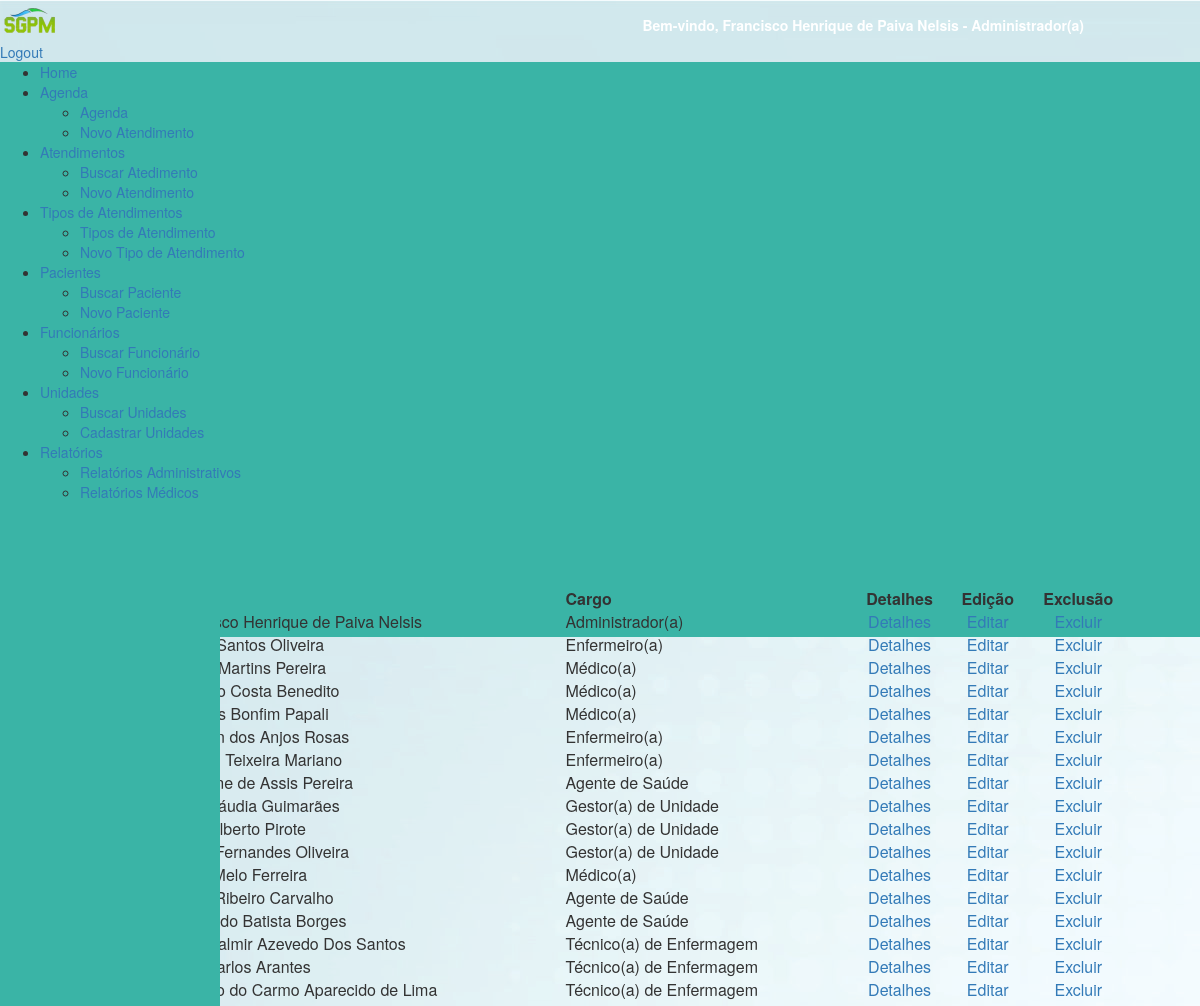
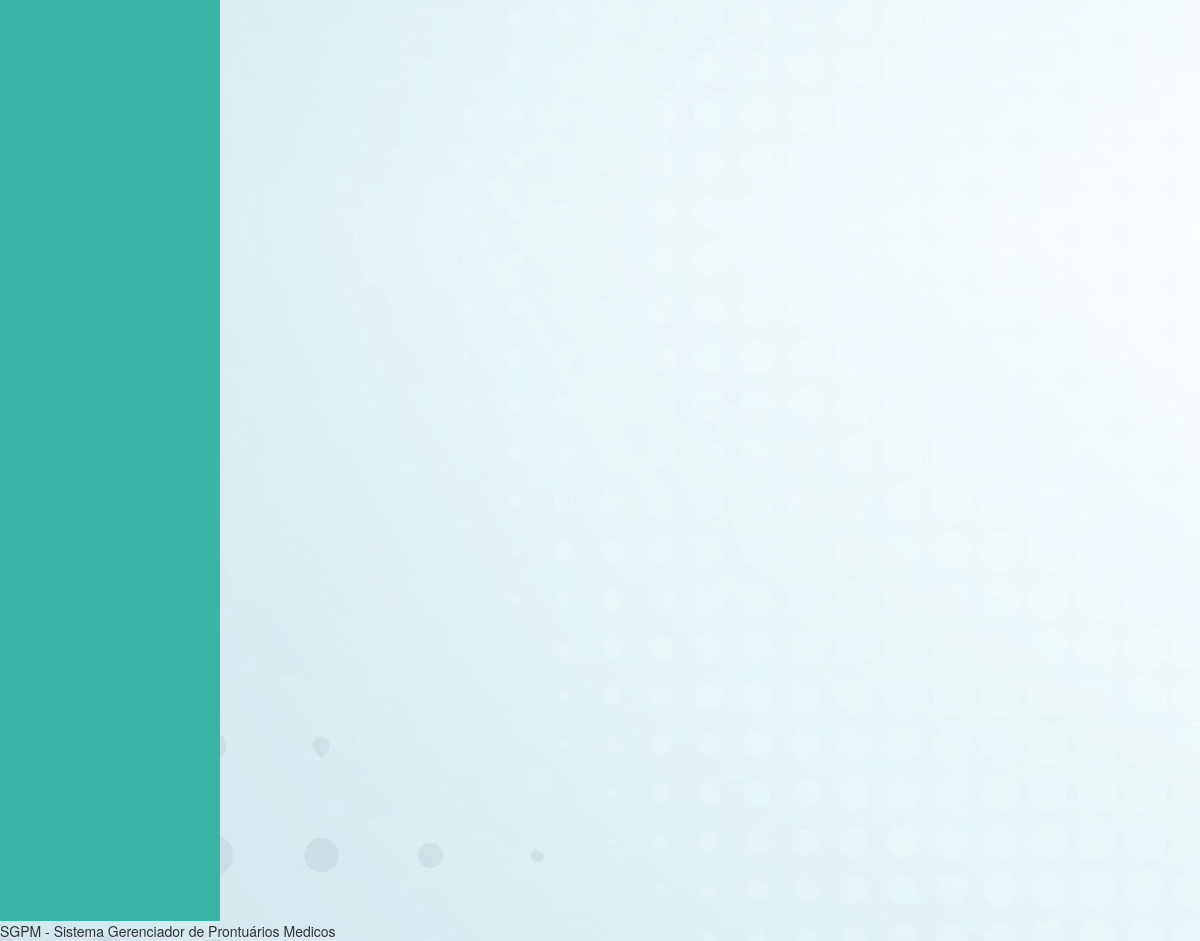
The app's page /consultarFuncionario.php (signed in) with its own data (2 pictures, top to bottom).
### tables this page shows
CREATE TABLE IF NOT EXISTS `funcionario` (
  `id_funcionario` int(4) NOT NULL auto_increment,
  `login` varchar(30) NOT NULL,
  `senha` varchar(32) NOT NULL,
  `nome_funcionario` varchar(50) NOT NULL,
  `cpf` varchar(50) NOT NULL,
  `rg` varchar(50) NOT NULL,
  `org_exp` varchar(30) NOT NULL,
  `data_nasc` date NOT NULL,
  `endereco` varchar(30) NOT NULL,
  `bairro` varchar(30) NOT NULL,
  `cep` varchar(10) NOT NULL,
  `cidade` varchar(30) NOT NULL,
  `nome_mae` varchar(30) NOT NULL,
  `nome_pai` varchar(30) NOT NULL,
  `email_pessoal` varchar(50) NOT NULL,
  `email_prof` varchar(30) NOT NULL,
  `tel_cel` varchar(50) NOT NULL,
  `tel_fixo` varchar(50) NOT NULL,
  `id_tipo_funcionario` int(15) NOT NULL,
  `id_genero` int(15) NOT NULL,
  `id_ubs` int(11) NOT NULL,
  `id_estado_civil` int(15) NOT NULL,
  `id_escolaridade` int(15) NOT NULL,
  `id_tipo_sanguineo` int(15) NOT NULL,
  `id_estado` int(15) NOT NULL,
  PRIMARY KEY  (`id_funcionario`),
  UNIQUE KEY `login` (`login`),
  UNIQUE KEY `cpf` (`cpf`),
  UNIQUE KEY `rg` (`rg`),
  KEY `id_funcionario` (`id_funcionario`),
  KEY `FK_funcionario_tipo_funcionario` (`id_tipo_funcionario`),
  KEY `FK_funcionario_genero` (`id_genero`),
  KEY `FK_funcionario_ubs` (`id_ubs`),
  KEY `FK_funcionario_estado_civil` (`id_estado_civil`),
  KEY `FK_funcionario_escolaridade` (`id_escolaridade`),
  KEY `FK_funcionario_tipo_sanguineo` (`id_tipo_sanguineo`),
  KEY `FK_funcionario_estado` (`id_estado`),
  CONSTRAINT `FK_funcionario_escolaridade` FOREIGN KEY (`id_escolaridade`) REFERENCES `escolaridade` (`id_escolaridade`) ON DELETE NO ACTION ON UPDATE NO ACTION,
  CONSTRAINT `FK_funcionario_estado` FOREIGN KEY (`id_estado`) REFERENCES `estado` (`id_estado`) ON DELETE NO ACTION ON UPDATE NO ACTION,
  CONSTRAINT `FK_funcionario_estado_civil` FOREIGN KEY (`id_estado_civil`) REFERENCES `estado_civil` (`id_estado_civil`) ON DELETE NO ACTION ON UPDATE NO ACTION,
  CONSTRAINT `FK_funcionario_genero` FOREIGN KEY (`id_genero`) REFERENCES `genero` (`id_genero`) ON DELETE NO ACTION ON UPDATE NO ACTION,
  CONSTRAINT `FK_funcionario_tipo_funcionario` FOREIGN KEY (`id_tipo_funcionario`) REFERENCES `tipo_funcionario` (`id_tipo_funcionario`) ON DELETE NO ACTION ON UPDATE NO ACTION,
  CONSTRAINT `FK_funcionario_tipo_sanguineo` FOREIGN KEY (`id_tipo_sanguineo`) REFERENCES `tipo_sanguineo` (`id_tipo_sanguineo`) ON DELETE NO ACTION ON UPDATE NO ACTION,
  CONSTRAINT `FK_funcionario_ubs` FOREIGN KEY (`id_ubs`) REFERENCES `ubs` (`id_ubs`) ON DELETE NO ACTION ON UPDATE NO ACTION
);

CREATE TABLE IF NOT EXISTS `tipo_funcionario` (
  `id_tipo_funcionario` int(11) NOT NULL auto_increment,
  `nome_tipo` varchar(100) NOT NULL,
  PRIMARY KEY  (`id_tipo_funcionario`),
  UNIQUE KEY `UQ_tipo_funcionario_id_tipo_funcionario` (`id_tipo_funcionario`)
);

### includes/funcoes_permissao.php (called while the page is built, shortened)
<?php
function verificarPermissao($permissao) {
    return array_search($permissao, $_SESSION['LOGIN']['PERMISSOES']) !== false ? true : false;
}

### consultarFuncionario.php (the view, shortened to what this page needs)
<?php include ('includes/cabecalho.php')?>
<?php include ('includes/menu.php')?>
<div class="divTudoConsultarPaciente">
	<div id="tituloPagina">Buscar Funcionário</div>
	<div id="formBuscaPaciente">
		<div class="content-dataTable"
			style="width: 80%; margin: 0 auto; margin-top: -70px; margin-right: 70px">
                <table id="pacientes" class="display" cellspacing="0"
				width="100%" content="text/html;charset=utf-8">
				<thead>
					<tr>
						<th>Nome</th>
						<th>Cargo</th>
						<?php if (verificarPermissao('FUNCIONARIO_DETALHES')): ?>
						<th><center>Detalhes</center></th>
						<?php endif; ?>
						<?php if (verificarPermissao('FUNCIONARIO_ALTERAR')): ?>
						<th><center>Edição</center></th>
						<?php endif; ?>
						<?php if (verificarPermissao('FUNCIONARIO_EXCLUIR')): ?>
						<th><center>Exclusão</center></th>
						<?php endif; ?>
					</tr>
				</thead>
				<tbody>
<?php
$con = mysqli_connect ( "localhost", "root", "", "sgpm" );
mysqli_set_charset ( $con, "utf8" );
if ($_SESSION ['LOGIN'] ['TIPO_FUNCIONARIO'] == 1) {
	$query = mysqli_query ( $con, "SELECT fun.*, tp_fun.nome_tipo FROM funcionario fun INNER JOIN tipo_funcionario tp_fun ON fun.id_tipo_funcionario = tp_fun.id_tipo_funcionario" );
} else {
	$query = mysqli_query ( $con, "SELECT fun.*, tp_fun.nome_tipo FROM funcionario fun INNER JOIN tipo_funcionario tp_fun ON fun.id_tipo_funcionario = tp_fun.id_tipo_funcionario and id_ubs = ".$_SESSION ['LOGIN'] ['UBS'] );
}
while ( $linha = mysqli_fetch_array ( $query ) ) {
	?>
             	   <tr>
						<td><?php echo $linha['nome_funcionario']; ?></td>
						<td><?php echo $linha['nome_tipo']; ?></td>
						<?php if (verificarPermissao('FUNCIONARIO_DETALHES')): ?>
						<td>
							<center>
								<a
									href="formFuncionario.php?id=<?php echo $linha['id_funcionario']; ?>&detalhes=1">Detalhes</a>
							</center>
						</td>
                        <?php endif; ?>
						<?php if (verificarPermissao('FUNCIONARIO_ALTERAR')): ?>
						<td>
							<center>
								<a
									href="formFuncionario.php?id=<?php echo $linha['id_funcionario']; ?>">Editar</a>
							</center>
						</td>
                        <?php endif; ?>
                        <?php if (verificarPermissao('FUNCIONARIO_EXCLUIR')): ?>
                        <td>
							<center>
								<a
									href="excluirFuncionario.php?id_exclusao=<?php echo $linha['id_funcionario']; ?>">Excluir</a>
							</center>
						</td>
                        <?php endif; ?>
<?php }?>
              	   </tr>
				</tbody>
			</table>
		</div>
	</div>
</div>
<?php include ('includes/menuBack.php')?>
<?php include ('includes/rodape.php')?>

### includes/cabecalho.php (shortened to what this page needs)
<?php
include ('includes/funcoes_permissao.php');
?>
<html>
<head>
<LINK href="css/bootstrap.css" rel="stylesheet" type="text/css">
<link rel="stylesheet" type="text/css" href="css/dataTables.css">
<link rel="stylesheet" type="text/css" href="css/menu.css">
<link rel="stylesheet" type="text/css" href="js/calendar/fullcalendar.css">
</head>
<body style="background-image: url(img/background_su.jpg);">
	<div class="cabecalho">
		<a href="home.php"> <img src="img/sgpm_logo2_fundoless_pequeno.png"
			class="logo"></a>
            <?php if (isset($_SESSION['LOGIN'])): ?>
                <div class="apresentacao">
			<?php if ($_SESSION ['LOGIN'] ['TIPO_FUNCIONARIO'] == 1): ?>
				<strong>Bem-vindo, <?php echo $_SESSION ['LOGIN'] ['NOME'] . " - " . $_SESSION ['LOGIN'] ['CARGO']; ?></strong>
			<?php endif; ?>
		</div>
		<div class="wrapLogoutButton">
			<a class="logoutButton" href="logout.php">Logout</a>
		</div>
            <?php endif; ?>
        </div>

### includes/menu.php (shortened to what this page needs)
<div id='cssmenu' style="height: 575px; background-color: #3ab4a6;">
	<ul>
		<li><a href='home.php'>Home</a></li>
		<li class='active'><a href='#'>Agenda</a>
			<ul>
                    <li><a href='consultarAgenda.php'>Agenda</a></li>
                    <li><a href='formAgenda.php'>Novo Atendimento</a>
			</ul></li>
<?php if (verificarPermissao('ATENDIMENTO_LISTAR') || verificarPermissao('ATENDIMENTO_INSERIR')): ?>
		<li class='active'><a href='#'>Atendimentos</a>
			<ul>
                <?php if (verificarPermissao('ATENDIMENTO_LISTAR')): ?>
                    <li><a href='consultarAtendimento.php'>Buscar
						Atedimento</a></li>
                <?php endif; ?>
                <?php if (verificarPermissao('ATENDIMENTO_INSERIR')): ?>
                    <li><a href='formAtendimento.php'>Novo Atendimento</a>
                    <?php endif; ?>
			</ul></li>
<?php endif; ?>
<?php if (verificarPermissao('TIPO_ATENDIMENTO_LISTAR') || verificarPermissao('TIPO_ATENDIMENTO_INSERIR')): ?>
		<li class='active'><a href='#'>Tipos de Atendimentos</a>
			<ul>
				<?php if (verificarPermissao('TIPO_ATENDIMENTO_LISTAR')): ?>
                  	<li><a href='consultarTipoAtendimento.php'>Tipos de
						Atendimento</a>
                 <?php endif; ?>
                 <?php if (verificarPermissao('TIPO_ATENDIMENTO_INSERIR')): ?>
				<li><a href='formTipoAtendimento.php'>Novo Tipo de Atendimento</a>
                 <?php endif; ?>
			</ul></li>
<?php endif; ?>
<?php if (verificarPermissao('PACIENTE_LISTAR') || verificarPermissao('PACIENTE_INSERIR')): ?>
		<li class='active'><a href='#'>Pacientes</a>
			<ul>
                <?php if (verificarPermissao('PACIENTE_LISTAR')): ?>
                    <li><a href='consultarPaciente.php'>Buscar Paciente</a></li>
                <?php endif; ?>
                <?php if (verificarPermissao('PACIENTE_INSERIR')): ?>
                    <li><a href='formPaciente.php'>Novo Paciente</a>
                    <?php endif; ?>
			</ul></li>
<?php endif; ?>
<?php if (verificarPermissao('FUNCIONARIO_LISTAR') || verificarPermissao('FUNCIONARIO_INSERIR')): ?>
		<li class='active'><a href='#'>Funcionários</a>
			<ul>
                <?php if (verificarPermissao('FUNCIONARIO_LISTAR')): ?>
                    <li><a href='consultarFuncionario.php'>Buscar
						Funcionário</a></li>
                <?php endif; ?>
                <?php if (verificarPermissao('FUNCIONARIO_INSERIR')): ?>
                    <li><a href='formFuncionario.php'>Novo Funcionário</a></li>
                <?php endif; ?>
            </ul></li>
<?php endif; ?>
<?php if (verificarPermissao('UBS_LISTAR') || verificarPermissao('UBS_INSERIR')): ?>
		<li class='active'><a href='#'>Unidades</a>
			<ul>
                <?php if (verificarPermissao('UBS_LISTAR')): ?>
                    <li><a href='consultarUBS.php'>Buscar Unidades</a></li>
                <?php endif; ?>
                <?php if (verificarPermissao('UBS_INSERIR')): ?>
                    <li><a href='formUBS.php'>Cadastrar Unidades</a></li>
                <?php endif; ?>
            </ul></li>
<?php endif; ?>
<?php if (verificarPermissao('RELATORIOS_ADMINISTRATIVOS') || verificarPermissao('RELATORIOS_MEDICOS')): ?>
		<li class='active'><a href='#'>Relatórios</a>
			<ul>
			    <?php if (verificarPermissao('RELATORIOS_ADMINISTRATIVOS')): ?>
                    <li><a href='relatoriosAdministrativos.php'>Relatórios Administrativos</a></li>
                <?php endif; ?>
                <?php if (verificarPermissao('RELATORIOS_MEDICOS')): ?>
                    <li><a href='#'>Relatórios Médicos</a></li>
                <?php endif; ?>
            </ul></li>
<?php endif; ?>
	</ul>
</div>

### includes/menuBack.php (shortened to what this page needs)
<LINK href="css/menuBack.css" rel="stylesheet" type="text/css">
<div id="menuBack">
    <div class="menuBack">
    </div>
</body>
</html>

### includes/rodape.php (shortened to what this page needs)
<LINK href="css/bootstrap.css" rel="stylesheet" type="text/css">
<div class="rodape">
	<div class="rodapeTexto">
		<div>SGPM - Sistema Gerenciador de Prontuários Medicos</div>
	</div>
	</body>
	</html>

### css/menuBack.css (style rules this page uses)
.menuBack { width: 220px; //width: 290px; position: relative; height: 173%; background-color: #3ab4a6; margin-top: -458px; left: 0px; }

### records on screen
funcionario: nome_funcionario "Francisco Henrique de Paiva Nelsis", id_tipo_funcionario.nome_tipo "Administrador(a)"
funcionario: nome_funcionario "Diego Santos Oliveira", id_tipo_funcionario.nome_tipo "Enfermeiro(a)"
funcionario: nome_funcionario "Joana Martins Pereira", id_tipo_funcionario.nome_tipo "Médico(a)"
funcionario: nome_funcionario "Rodrigo Costa Benedito", id_tipo_funcionario.nome_tipo "Médico(a)"
funcionario: nome_funcionario "Vinícius Bonfim Papali", id_tipo_funcionario.nome_tipo "Médico(a)"
funcionario: nome_funcionario "Robson dos Anjos Rosas", id_tipo_funcionario.nome_tipo "Enfermeiro(a)"
funcionario: nome_funcionario "Juliano Teixeira Mariano", id_tipo_funcionario.nome_tipo "Enfermeiro(a)"
funcionario: nome_funcionario "Cristiane de Assis Pereira", id_tipo_funcionario.nome_tipo "Agente de Saúde"
funcionario: nome_funcionario "Ana Cláudia Guimarães", id_tipo_funcionario.nome_tipo "Gestor(a) de Unidade"
funcionario: nome_funcionario "João Alberto Pirote", id_tipo_funcionario.nome_tipo "Gestor(a) de Unidade"
funcionario: nome_funcionario "Paulo Fernandes Oliveira", id_tipo_funcionario.nome_tipo "Gestor(a) de Unidade"
funcionario: nome_funcionario "Luiza Melo Ferreira", id_tipo_funcionario.nome_tipo "Médico(a)"
funcionario: nome_funcionario "Tiago Ribeiro Carvalho", id_tipo_funcionario.nome_tipo "Agente de Saúde"
funcionario: nome_funcionario "Fernando Batista Borges", id_tipo_funcionario.nome_tipo "Agente de Saúde"
funcionario: nome_funcionario "José Valmir Azevedo Dos Santos", id_tipo_funcionario.nome_tipo "Técnico(a) de Enfermagem"
funcionario: nome_funcionario "Alex Carlos Arantes", id_tipo_funcionario.nome_tipo "Técnico(a) de Enfermagem"
funcionario: nome_funcionario "Rômulo do Carmo Aparecido de Lima", id_tipo_funcionario.nome_tipo "Técnico(a) de Enfermagem"

### other values on screen
$_SESSION ['LOGIN'] ['NOME'] "Francisco Henrique de Paiva Nelsis"
$_SESSION ['LOGIN'] ['CARGO'] "Administrador(a)"
